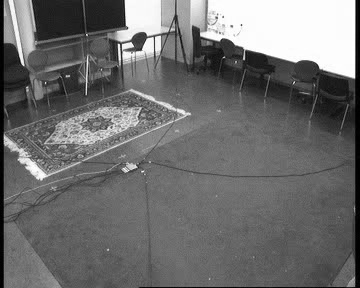
#> input picture overlap_det/0.jpg, 360 x 288 px, found by its file name
$ python create_masks.py   (older library calls are emulated)
#> lines starting #> are read from the running program, lines starting #| are printed output that depends on the picture
import cv2
import numpy as np
from numpy.linalg import inv
from scipy.spatial import distance
from pylab import *
from scipy import signal
from scipy import *
import numpy as np
from PIL import Image
import skimage
from skimage.transform import SimilarityTransform, ProjectiveTransform, warp
import matplotlib.pyplot as plt
import matplotlib
from matplotlib.patches import Polygon
from matplotlib.collections import PatchCollection


def create_image_mask(images, transforms):
	n, r, c = images.shape[:3]
	print (n, r, c)
	masks = np.array([pow(2, i) * np.ones((r,c)) for i in range(n)])

	corners = np.array([[0, 0],
						[0, r],
						[c, r],
						[c, 0]]).astype(np.float)

	all_corners = corners
	for i in range(n):
		warped_corners = transforms[i](corners)
		all_corners = np.vstack((all_corners, warped_corners))

	# print (all_corners)

	corner_min = np.min(all_corners, axis=0)
	corner_max = np.max(all_corners, axis=0)


	output_shape = (corner_max - corner_min)
	output_shape = np.ceil(output_shape[::-1])

	offset = SimilarityTransform(translation= -corner_min)
	offset_inv = SimilarityTransform(translation= corner_min)

	total_masks = []
	for i in range(n):
		total_masks.append(warp(masks[i,:,:], (transforms[i] + offset).inverse, output_shape=output_shape, cval=0))
	total_masks = np.sum(np.array(total_masks), axis=0)

	ret_masks = []
	for i in range(n):
		transform_inv = ProjectiveTransform(transforms[i]._inv_matrix)
		ret_masks.append(warp(total_masks, (offset_inv + transform_inv).inverse, output_shape=[r, c], cval=0))
		ret_masks[i][(ret_masks[i]%1.0 != 0)] = pow(2, i)
		print ((ret_masks[i] == 3.0).sum())

	return ret_masks


if __name__ == '__main__' :

	h0 = np.array([[0.176138, 0.647589,    -63.412272],
				  [-0.180912,   0.622446,    -0.125533],
				  [-0.000002,   0.001756,    0.102316]])

	h1 = np.array([[0.177291,    0.004724,    31.224545],
				   [0.169895,   0.661935,    -79.781865],
				   [-0.000028,    0.001888,    0.054634]])

	h2 = np.array([[-0.118791,	0.077787,	64.819189],
				   [0.133127,	0.069884,	15.832922],
				   [-0.000001,	0.002045,	-0.057759]])

	h3 = np.array([[-0.142865,	0.553150,	-17.395045],
				   [-0.125726,	0.039770,	75.937144],
				   [-0.000011,	0.001780,	0.015675]])

	inv_h0 = np.linalg.inv(h0)
	inv_h1 = np.linalg.inv(h1)
	inv_h2 = np.linalg.inv(h2)
	inv_h3 = np.linalg.inv(h3)
	idm = np.eye(3)

	im_0 = np.asarray(Image.open('0.jpg').convert("L"), dtype = np.float)
	im_1 = np.asarray(Image.open('1.jpg').convert("L"), dtype = np.float)
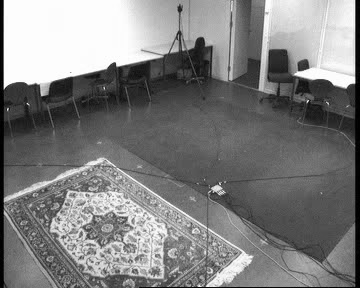
#> input picture overlap_det/1.jpg, 360 x 288 px, found by its file name
	im_2 = np.asarray(Image.open('2.jpg').convert("L"), dtype = np.float)
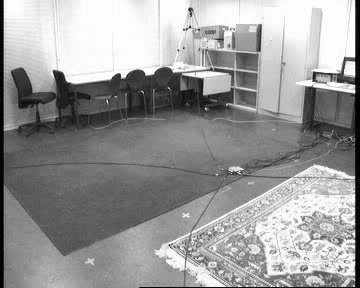
#> input picture overlap_det/2.jpg, 360 x 288 px, found by its file name
	im_3 = np.asarray(Image.open('3.jpg').convert("L"), dtype = np.float)
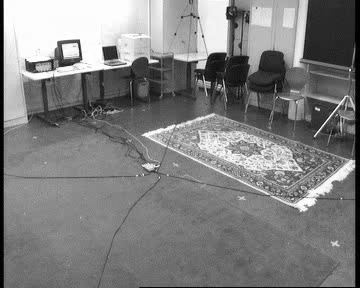
#> input picture overlap_det/3.jpg, 360 x 288 px, found by its file name

	transform0 = skimage.transform.ProjectiveTransform(np.matmul(idm, h0))
	transform1 = skimage.transform.ProjectiveTransform(np.matmul(idm, h1))
	transform2 = skimage.transform.ProjectiveTransform(np.matmul(idm, h2))
	transform3 = skimage.transform.ProjectiveTransform(np.matmul(idm, h3))

	images = np.array([im_0, im_1])
	transforms = [transform0, transform1]

	masks = create_image_mask(images, transforms)
#| 2 288 360
#> after the loop in create_image_mask, `for i in range(n):`:
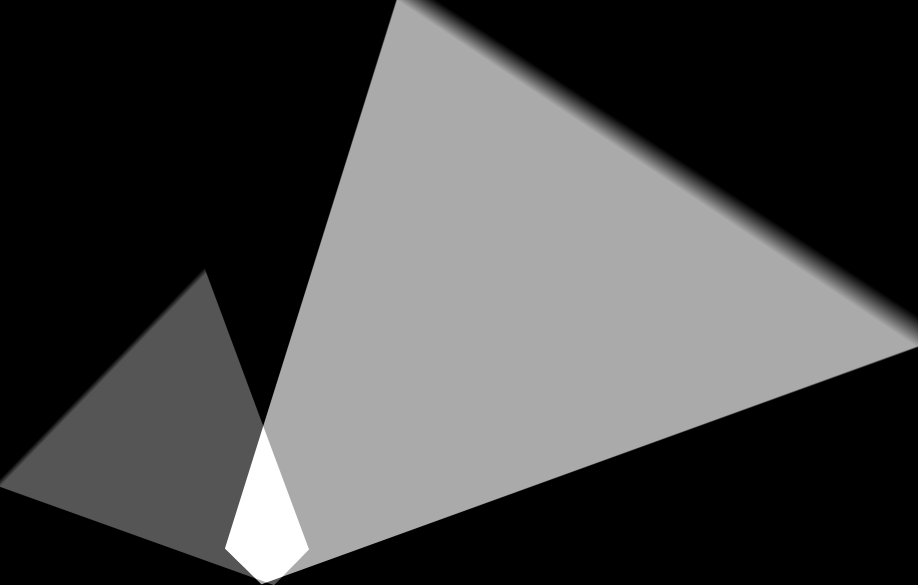
#> total_masks: shape (1755, 2754) float64 (shown at 1/3 size); min 0, max 3, mean 0.817; drawn with min black and max white
#> masks = 2 items

	for each in masks:
		print ((each == 3.0).sum())
#> this loop made 2 passes
#| 67670
#| 62940


	overlap_value = pow(2, len(images)) - 1
#> overlap_value = 3
	overlap_area = [(masks[i]==overlap_value).sum() for i in range(len(masks))]
#> overlap_area = [67670, 62940]
	pro_idx = overlap_area.index(max(overlap_area))
#> pro_idx = 0


	masked_im_1 = None
	for i in range(len(images)):
		if i == pro_idx:
			maskedImg = Image.fromarray((images[i]).astype('uint8'))
			maskedImg.show()
			continue

		masks[i][(masks[i]!=overlap_value)] = 255
		masks[i][(masks[i]==overlap_value)] = 0
		masks[i] = masks[i].astype('uint8')

		maskedImg = cv2.bitwise_and(src1 = images[i].astype('uint8'), src2 = masks[i]).astype('uint8')
		masked_im_1 = maskedImg
		maskedImg = Image.fromarray(maskedImg.astype('uint8'))
		maskedImg.show()
#> this loop made 2 passes
#> pass 2, `maskedImg = cv2.bitwise_and(src1 = images[i].astype('uint8'), src2 = m..`:
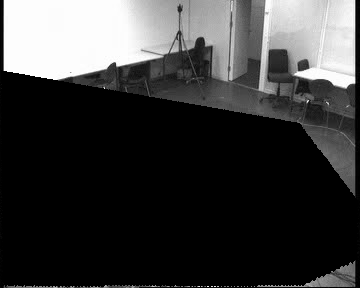
#> maskedImg: shape (288, 360); min 0, max 255, mean 58.6


	transform0_1 = skimage.transform.ProjectiveTransform(np.matmul(inv_h1, h0))
	trans_im_0_1 = warp(images[0], (transform0_1).inverse, cval=0)
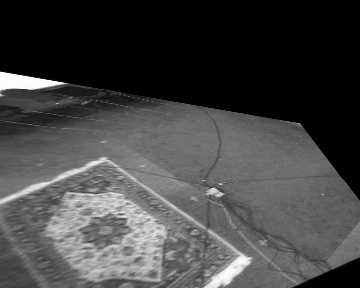
#> trans_im_0_1: shape (288, 360) float64; min 0, max 255, mean 68.3
	result = (masked_im_1 + cv2.bitwise_and(src1 = trans_im_0_1.astype('uint8'), src2 = (255 - masks[1]))).astype('uint8')
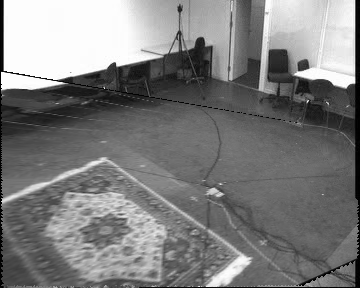
#> result: shape (288, 360); min 0, max 255, mean 125.6
	maskedImg = Image.fromarray(result.astype('uint8'))
	maskedImg.show()
